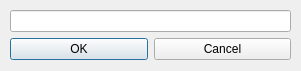
<?xml version="1.0" encoding="UTF-8"?>
<ui version="4.0">
 <class>SimpleTextInputDialog</class>
 <widget class="QDialog" name="SimpleTextInputDialog">
  <property name="windowModality">
   <enum>Qt::WindowModal</enum>
  </property>
  <property name="geometry">
   <rect>
    <x>0</x>
    <y>0</y>
    <width>301</width>
    <height>71</height>
   </rect>
  </property>
  <property name="sizePolicy">
   <sizepolicy hsizetype="Fixed" vsizetype="Fixed">
    <horstretch>0</horstretch>
    <verstretch>0</verstretch>
   </sizepolicy>
  </property>
  <property name="contextMenuPolicy">
   <enum>Qt::NoContextMenu</enum>
  </property>
  <property name="windowTitle">
   <string>Dialog</string>
  </property>
  <widget class="QWidget" name="verticalLayoutWidget">
   <property name="geometry">
    <rect>
     <x>10</x>
     <y>10</y>
     <width>281</width>
     <height>51</height>
    </rect>
   </property>
   <layout class="QVBoxLayout" name="verticalLayout" stretch="0,0">
    <property name="spacing">
     <number>6</number>
    </property>
    <item>
     <widget class="QLineEdit" name="textEdit">
      <property name="font">
       <font>
        <pointsize>8</pointsize>
       </font>
      </property>
      <property name="clearButtonEnabled">
       <bool>false</bool>
      </property>
     </widget>
    </item>
    <item>
     <layout class="QHBoxLayout">
      <property name="spacing">
       <number>6</number>
      </property>
      <property name="leftMargin">
       <number>0</number>
      </property>
      <property name="topMargin">
       <number>0</number>
      </property>
      <property name="rightMargin">
       <number>0</number>
      </property>
      <property name="bottomMargin">
       <number>0</number>
      </property>
      <item>
       <widget class="QPushButton" name="okButton">
        <property name="text">
         <string>OK</string>
        </property>
       </widget>
      </item>
      <item>
       <widget class="QPushButton" name="cancelButton">
        <property name="text">
         <string>Cancel</string>
        </property>
       </widget>
      </item>
     </layout>
    </item>
   </layout>
  </widget>
 </widget>
 <resources/>
 <connections>
  <connection>
   <sender>okButton</sender>
   <signal>clicked()</signal>
   <receiver>SimpleTextInputDialog</receiver>
   <slot>accept()</slot>
   <hints>
    <hint type="sourcelabel">
     <x>278</x>
     <y>253</y>
    </hint>
    <hint type="destinationlabel">
     <x>96</x>
     <y>254</y>
    </hint>
   </hints>
  </connection>
  <connection>
   <sender>cancelButton</sender>
   <signal>clicked()</signal>
   <receiver>SimpleTextInputDialog</receiver>
   <slot>reject()</slot>
   <hints>
    <hint type="sourcelabel">
     <x>369</x>
     <y>253</y>
    </hint>
    <hint type="destinationlabel">
     <x>179</x>
     <y>282</y>
    </hint>
   </hints>
  </connection>
 </connections>
</ui>
